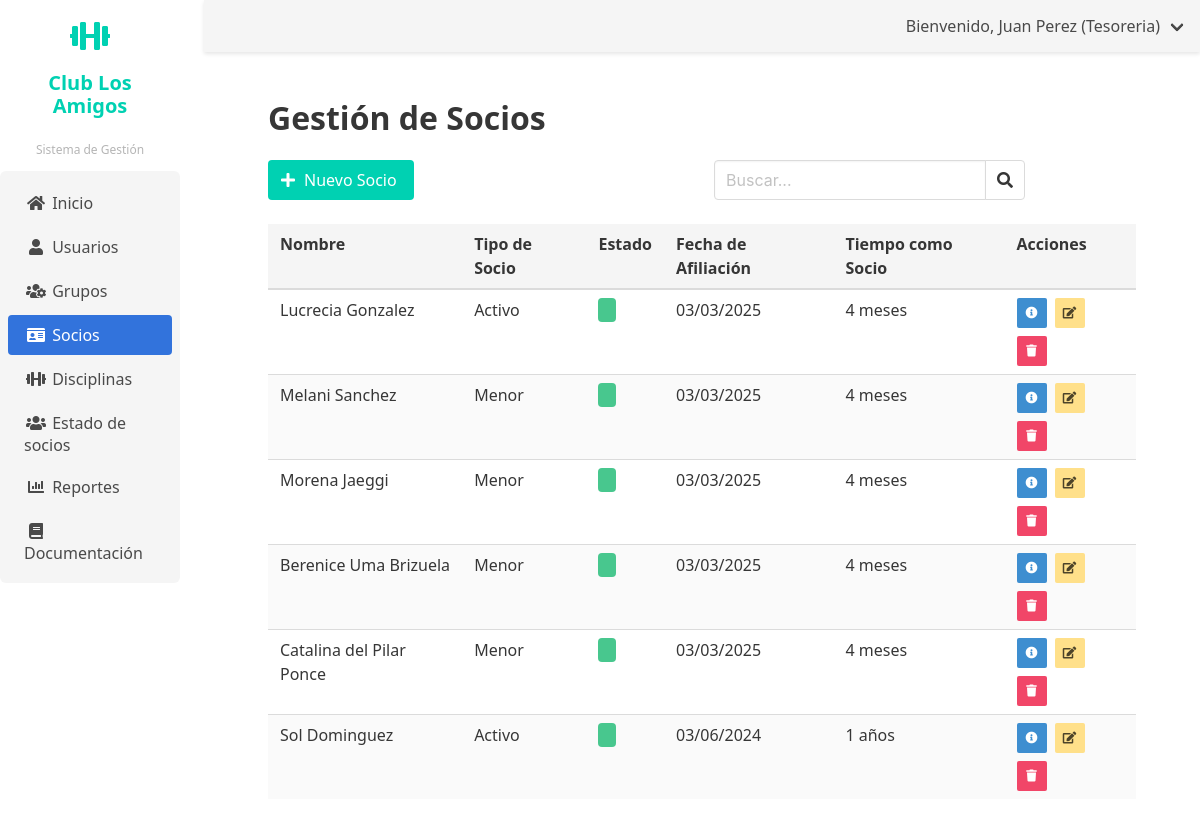
The app's page /socios/ (signed in), older data.
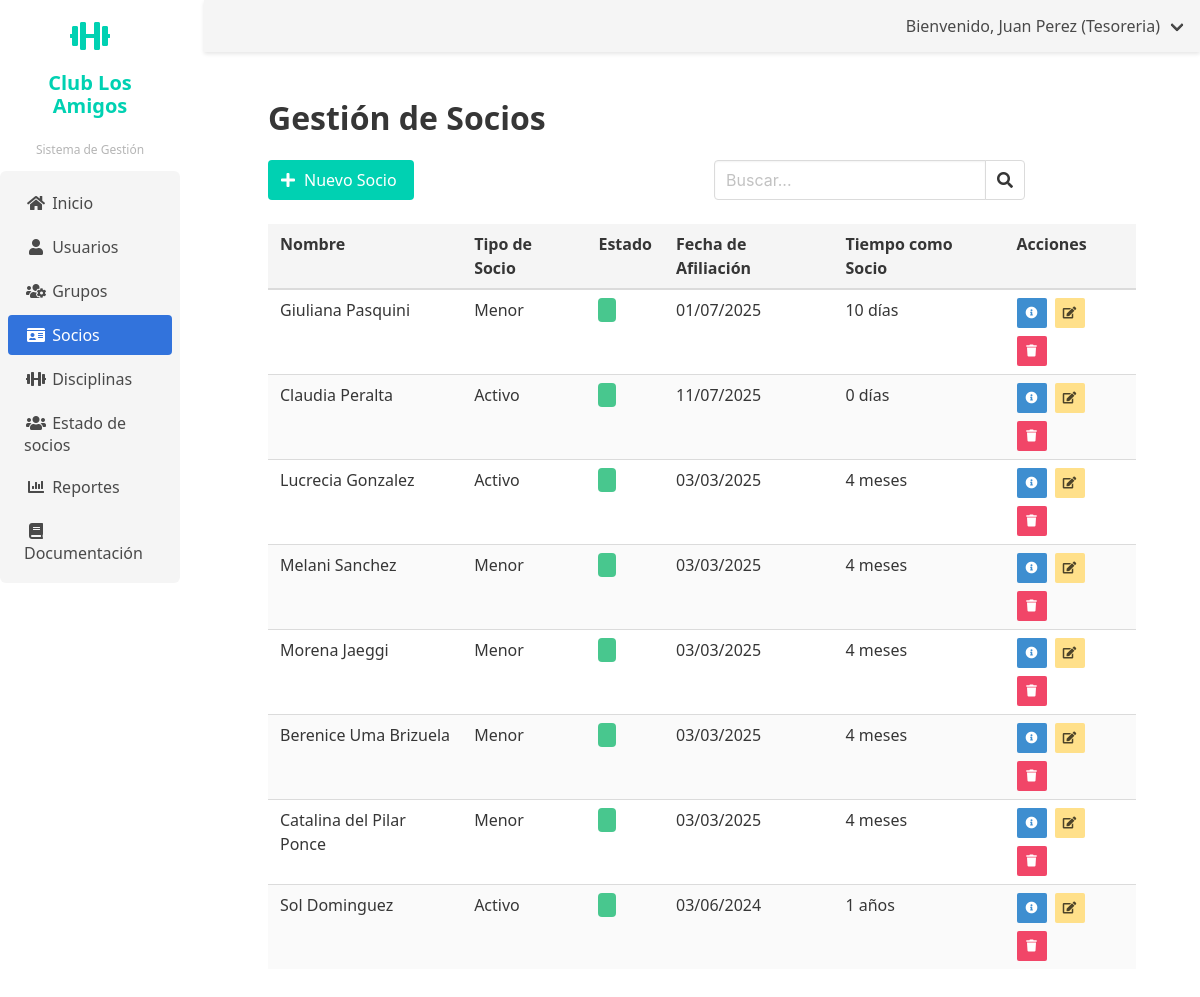
The same page, newer data.
### socios/models.py (models this page shows, shortened)
class Socio(models.Model):
    perfil_usuario = models.OneToOneField(PerfilUsuario, on_delete=models.CASCADE, related_name='socio', null=True, blank=True)
    tipo_socio = models.ForeignKey(TipoSocio, on_delete=models.PROTECT)
    fecha_afiliacion = models.DateField()
    observaciones = models.TextField(blank=True, null=True)
    fecha_registro = models.DateTimeField(auto_now_add=True)
    fecha_actualizacion = models.DateTimeField(auto_now=True)
    class Meta:
        verbose_name = 'Socio'
        verbose_name_plural = 'Socios'
        ordering = ['-fecha_registro']
    @property
    def esta_activo(self):
        if self.perfil_usuario:
            return self.perfil_usuario.esta_activo_sistema
        return False
    @property
    def tiempo_socio(self):
        from datetime import date
        import datetime
        if not self.fecha_afiliacion:
            return "Fecha de afiliación no establecida"
        dias = (datetime.date.today() - self.fecha_afiliacion).days
        if dias < 30:
            return f"{dias} días"
        elif dias < 365:
            meses = dias // 30
            return f"{meses} meses"
        else:
            años = dias // 365
            return f"{años} años"

class TipoSocio(models.Model):
    TIPO_SOCIO_CHOICES = [
        ('ACTIVO', 'Activo'),
        ('ADHERENTE', 'Adherente'),
        ('INFANTIL', 'Infantil'),
        ('HONORARIO', 'Honorario'),
    ]
    nombre = models.CharField(max_length=10, choices=TIPO_SOCIO_CHOICES, unique=True)
    descripcion = models.TextField(blank=True, null=True)
    class Meta:
        verbose_name = 'Tipo de Socio'
        verbose_name_plural = 'Tipos de Socios'
        default_manager_name = 'objects'

### usuarios/models.py (models this page shows, shortened)
class PerfilUsuario(models.Model):
    TIPO_DOCUMENTO_CHOICES = [
        ('DNI', 'DNI'),
        ('CE', 'Carné de Extranjería'),
        ('PAS', 'Pasaporte'),
    ]
    ESTADO_SOCIO_CHOICES = [
        ('ACTIVO', 'Activo'),
        ('INACTIVO', 'Inactivo'),
        ('SUSPENDIDO', 'Suspendido'),
        ('PENDIENTE', 'Pendiente de Aprobación'),
        ('RETIRADO', 'Retirado'),
    ]
    usuario = models.OneToOneField(User, on_delete=models.CASCADE, related_name='perfil')
    tipo_documento = models.CharField(max_length=3, choices=TIPO_DOCUMENTO_CHOICES, default='DNI')
    numero_documento = models.CharField(max_length=20, unique=True)
    telefono = models.CharField(max_length=15, blank=True, null=True)
    direccion = models.TextField(blank=True, null=True)
    fecha_nacimiento = models.DateField(blank=True, null=True)
    estado_socio = models.CharField(max_length=10, choices=ESTADO_SOCIO_CHOICES, default='ACTIVO',
                                   verbose_name='Estado como Socio')
    fecha_registro = models.DateTimeField(auto_now_add=True)
    fecha_actualizacion = models.DateTimeField(auto_now=True)
    class Meta:
        verbose_name = 'Perfil de Usuario'
        verbose_name_plural = 'Perfiles de Usuario'
    @property
    def esta_activo_sistema(self):
        return self.usuario.is_active and self.estado_socio == 'ACTIVO'

### socios/views.py (the view)
# urls.py: path('', views.lista_socios, name='lista_socios'),
@login_required
def lista_socios(request):
    socios = Socio.objects.select_related('perfil_usuario', 'tipo_socio').all()
    return render(request, 'socios/lista_socios.html', {'socios': socios})

### usuarios/context_processors.py (called while the page is built)
def user_role_context(request):
    if request.user.is_authenticated:
        user_groups = request.user.groups.all()
        if user_groups.filter(name='Coordinador').exists():
            user_role = 'Coordinador'
        elif user_groups.filter(name='Tesoreria').exists():
            user_role = 'Tesoreria'
        elif user_groups.filter(name='Comision').exists():
            user_role = 'Comision'
        elif user_groups.filter(name='Administrador').exists():
            user_role = 'Administrador'
        else:
            user_role = 'Default'
    else:
        user_role = 'Default'
    return {
        'user_role': user_role
    }

### socios/templates/socios/lista_socios.html (shortened to what this page needs)
{% extends 'usuarios/base_admin.html' %}
{% block content %}
<div class="container">
    <h1 class="title">Gestión de Socios</h1>
    <div class="columns is-mobile">
        <div class="column">
            <a href="{% url 'socios:nuevo_socio' %}" class="button is-primary">
                <span class="icon is-small"><i class="fas fa-plus"></i></span>
                <span>Nuevo Socio</span>
            </a>
        </div>
        <div class="column has-text-right">
            <div class="field has-addons">
                <div class="control">
                    <input class="input" type="text" placeholder="Buscar...">
                </div>
                <div class="control">
                    <button class="button">
                        <span class="icon is-small"><i class="fas fa-search"></i></span>
                    </button>
                </div>
            </div>
        </div>
    </div>
    <table class="table is-fullwidth is-striped">
        <thead>
            <tr>
                <th>Nombre</th>
                <th>Tipo de Socio</th>
                <th>Estado</th>
                <th>Fecha de Afiliación</th>
                <th>Tiempo como Socio</th>
                <th>Acciones</th>
            </tr>
        </thead>
        <tbody>
            {% for socio in socios %}
            <tr>
                <td>{{ socio.perfil_usuario.usuario.get_full_name }}</td>
                <td>{{ socio.tipo_socio.get_nombre_display }}</td>
                <td>
                    <span class="tag {% if socio.esta_activo %}is-success{% else %}is-danger{% endif %}">
                    </span>
                </td>
                <td>{{ socio.fecha_afiliacion|date:"d/m/Y" }}</td>
                <td>{{ socio.tiempo_socio }}</td>
                <td>
                    <div class="buttons are-small">
                        <a href="{% url 'socios:detalles_socio' socio.pk %}" class="button is-small is-info">
                            <span class="icon is-small"><i class="fas fa-info-circle"></i></span>
                        </a>
                        <a href="{% url 'socios:editar_socio' socio.pk %}" class="button is-small is-warning">
                            <span class="icon is-small"><i class="fas fa-edit"></i></span>
                        </a>
                        <a href="{% url 'socios:eliminar_socio' socio.pk %}" class="button is-small is-danger" onclick="return confirm('¿Estás seguro de eliminar este socio?')">
                            <span class="icon is-small"><i class="fas fa-trash"></i></span>
                        </a>
                    </div>
                </td>
            </tr>
            {% empty %}
            <tr>
                <td colspan="6" class="has-text-centered">No hay socios registrados</td>
            </tr>
            {% endfor %}
        </tbody>
    </table>
</div>
{% endblock %}

Row changes from the older to the newer data that the page shows:
added Socio: perfil_usuario.usuario.get_full_name "Giuliana Pasquini", tipo_socio.nombre "Menor", fecha_afiliacion "01/07/2025", tiempo_socio "10 días"
added Socio: perfil_usuario.usuario.get_full_name "Claudia Peralta", tipo_socio.nombre "Activo", fecha_afiliacion "11/07/2025", tiempo_socio "0 días"
